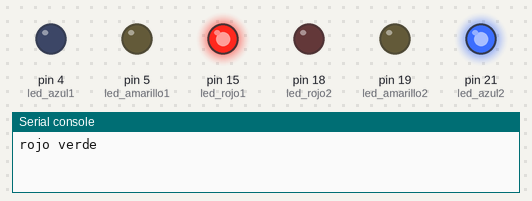
Recording of a program running on a simulated MicroPython board. On the bench: output pins drawn as LEDs (lit = HIGH), the last lines printed to the serial console.

Above: at 0.5 s.
At 2.7 s:
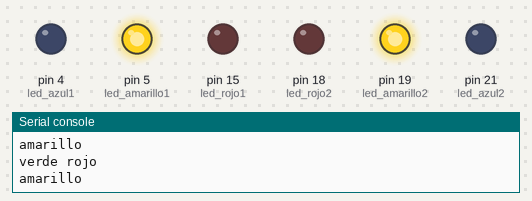
At 5.0 s:
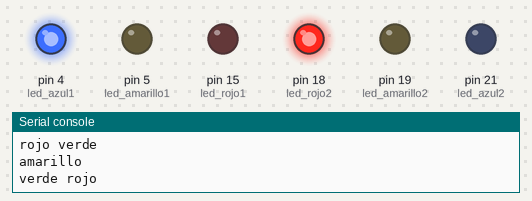
Timing chart, 0 to 6.9 s (numbered marks = the images above):
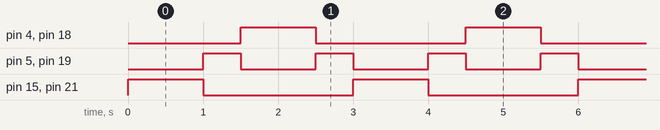

Measured:
- by itself, pin 4 (led_azul1), pin 15 (led_rojo1), pin 18 (led_rojo2), pin 21 (led_azul2): alternates HIGH for 1.0 s and LOW for 2.0 s
- by itself, pin 5 (led_amarillo1), pin 19 (led_amarillo2): alternates HIGH for 0.50 s and LOW for 1.0 s
- by itself, everything shown: repeats every 3.0 s, in 4 steps

The program:

semaforo.py
```python
from machine import Pin
import utime

# semaforo 1
led_rojo1 = Pin(15, Pin.OUT)
led_amarillo1 = Pin(5, Pin.OUT)
led_azul1 = Pin(4, Pin.OUT)

#semaforo 2
led_rojo2 = Pin(18, Pin.OUT)
led_amarillo2 = Pin(19, Pin.OUT)
led_azul2 = Pin(21, Pin.OUT)

while True:
    led_rojo1.value(1)
    led_amarillo1.value(0)
    led_azul1.value(0)
    led_rojo2.value(0)
    led_amarillo2.value(0)
    led_azul2.value(1)
    print("rojo", "verde")
    utime.sleep(1)

    led_rojo1.value(0)
    led_amarillo1.value(1)
    led_azul1.value(0)
    led_rojo2.value(0)
    led_amarillo2.value(1)
    led_azul2.value(0)
    print("amarillo")
    utime.sleep(0.5)

    led_rojo1.value(0)
    led_amarillo1.value(0)
    led_azul1.value(1)
    led_rojo2.value(1)
    led_amarillo2.value(0)
    led_azul2.value(0)
    print("verde", "rojo")
    utime.sleep(1)

    led_rojo1.value(0)
    led_amarillo1.value(1)
    led_azul1.value(0)
    led_rojo2.value(0)
    led_amarillo2.value(1)
    led_azul2.value(0)
    print("amarillo")
    utime.sleep(0.5)

if __name__ == ("__main__"):
    main()
```
